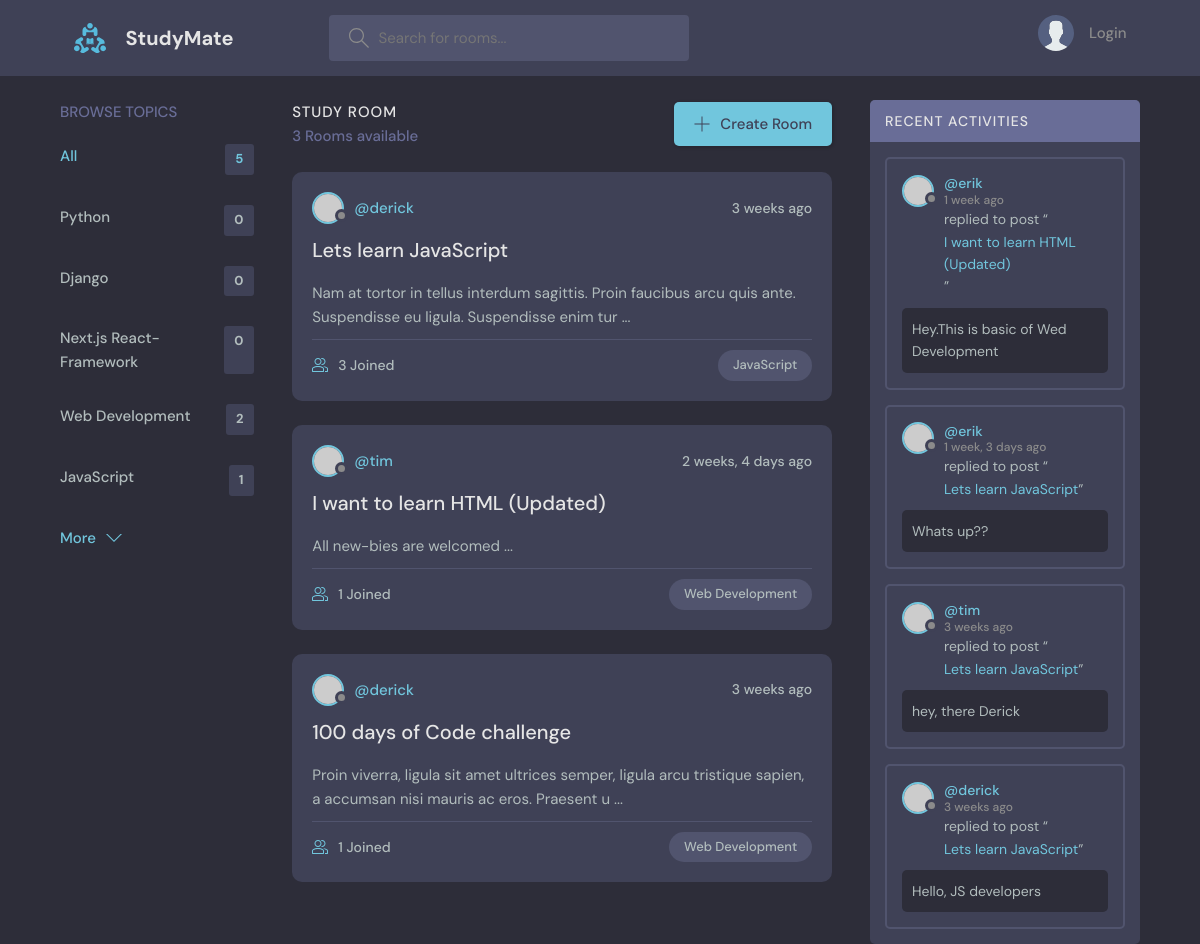
The app's page /, older data.
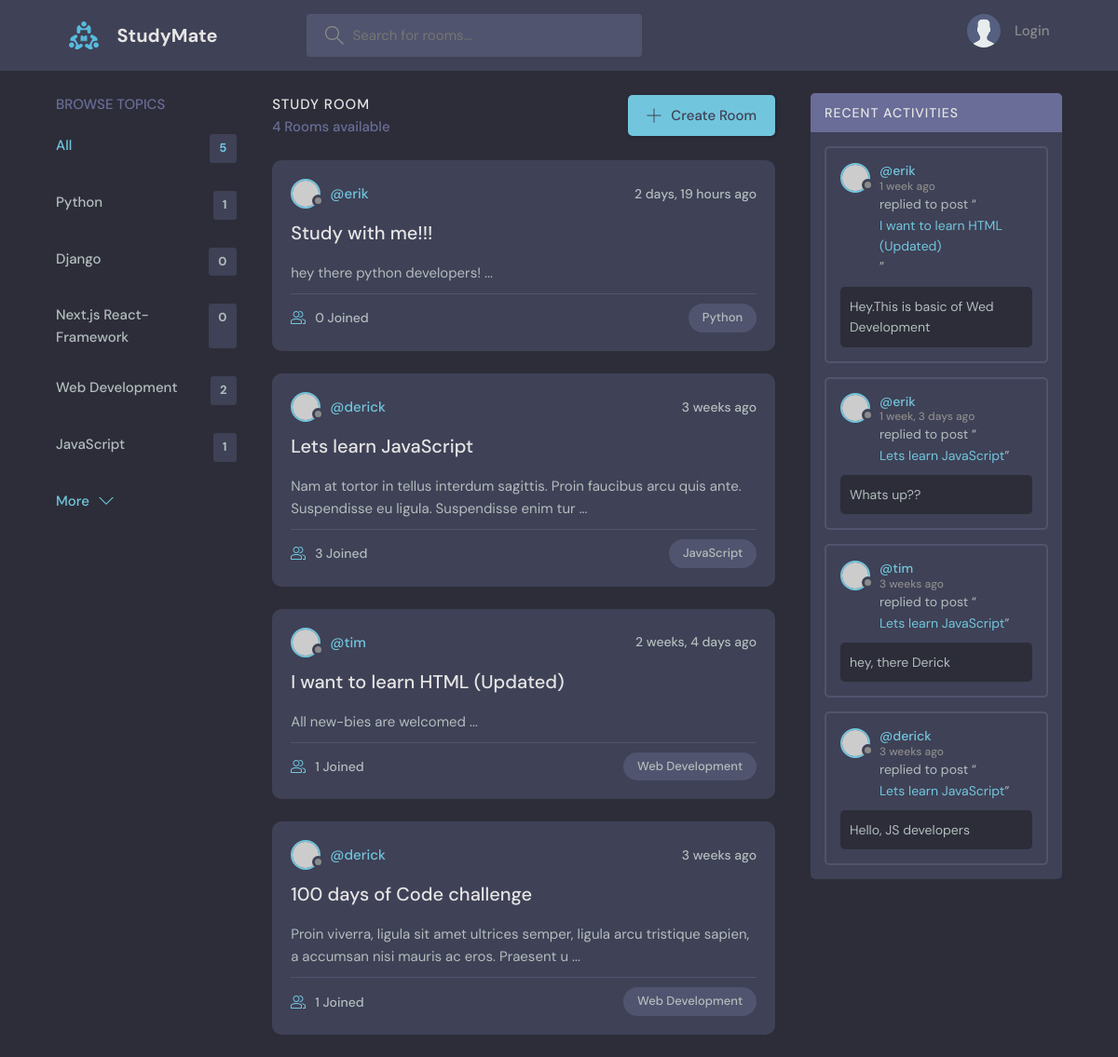
The same page, newer data.
### base/models.py (models this page shows, shortened)
class Topic(models.Model):
    name = models.CharField(max_length=200)
    def __str__(self):
        return self.name

class Room(models.Model):
    host = models.ForeignKey(User, on_delete=models.SET_NULL, null=True) # database table relationship
    topic=  models.ForeignKey(Topic, on_delete=models.SET_NULL, null=True)
    name = models.CharField(max_length=200)
    description = models.TextField(null=True, blank=True)
    participants = models.ManyToManyField(User, related_name='participants',blank=True)  # many to many relationship.
    updated = models.DateTimeField(auto_now=True) #updates each time an item is updated
    created = models.DateTimeField(auto_now_add=True) #runs ONLY once when an item is created in DB
    class Meta:
        ordering = ['-updated', '-created'] # '-' enables order by descending order(new first)
    def __str__(self):
        return self.name
    def desc(self):
        return self.description[0:120]  # get first 50 characters of the description attribute

class Message(models.Model):
    user = models.ForeignKey(User, on_delete=models.CASCADE) # database table relationship
    room = models.ForeignKey(Room, on_delete=models.CASCADE)
    body = models.TextField()
    updated = models.DateTimeField(auto_now=True)
    created = models.DateTimeField(auto_now_add=True)
    class Meta:
        ordering = ['-updated', '-created'] # '-' enables order by descending order(new first)

### base/views.py (the view)
# urls.py: path('', views.home, name='home'),
def home(request):
    q = request.GET.get('q') if request.GET.get('q') != None else '' # query value from the url after selecting a topic(Browse Topics)
    rooms = Room.objects.filter(Q(topic__name__icontains=q) | Q(name__icontains=q) | Q(description__icontains=q)) #filter upwards from topic attribute to Topic Model. topic name atleast contains whats in the query
    topics = Topic.objects.all()
    rooms_count = rooms.count() #gets length of a queryset also you can use>> len(rooms) basic python
    room_messages = Message.objects.filter(Q(room__topic__name__icontains=q))  # Recent activity  section >> filter all messages according to topic name
    context = {'rooms': rooms, 'topics': topics, 'rooms_count':rooms_count, 'room_messages':room_messages}
    return render(request, 'base/home.html', context)

### base/templates/base/home.html (shortened to what this page needs)
{% extends 'main.html' %} {% block content %}
<main class="layout layout--3">
  <div class="container">
    {% include 'base/topics_component.html' %}
    <div class="roomList">
      <div class="roomList__header">
        <div>
          <h2>Study Room</h2>
          <p>{{rooms_count}} Rooms available</p>
        </div>
        <a class="btn btn--main" href="{% url 'create-room' %}">
          <svg
            version="1.1"
            xmlns="http://www.w3.org/2000/svg"
            width="32"
            height="32"
            viewBox="0 0 32 32"
          >
            <title>add</title>
            <path
              d="M16.943 0.943h-1.885v14.115h-14.115v1.885h14.115v14.115h1.885v-14.115h14.115v-1.885h-14.115v-14.115z"
            ></path>
          </svg>
          Create Room
        </a>
      </div>
      {% include 'base/feed_component.html' %}
    </div>
    {% include 'base/activity_component.html' %}
  </div>
</main>
{% endblock content %}

### base/templates/base/topics_component.html
<div class="topics">
  <div class="topics__header">
    <h2>Browse Topics</h2>
  </div>
  <ul class="topics__list">
    <li>
      <a href="{% url 'home' %}" class="active">All <span>{{topics.count}}</span></a>
    </li>
    {% for topic in topics %}
    <li>
      <a href="{% url 'home' %}?q={{topic.name}}">{{topic.name}}<span>{{topic.room_set.all.count}}</span></a>
    </li>
    {% endfor %}
  </ul>
  <a class="btn btn--link" href="topics.html">
    More
    <svg
      version="1.1"
      xmlns="http://www.w3.org/2000/svg"
      width="32"
      height="32"
      viewBox="0 0 32 32"
    >
      <title>chevron-down</title>
      <path d="M16 21l-13-13h-3l16 16 16-16h-3l-13 13z"></path>
    </svg>
  </a>
</div>

### base/templates/base/feed_component.html (shortened to what this page needs)
{% for room in rooms %}
<div class="roomListRoom">
  <div class="roomListRoom__header">
    <a
      href="{% url 'user-profile' room.host.id %}"
      class="roomListRoom__author"
    >
      <div class="avatar avatar--small">
        <img src="https://randomuser.me/api/portraits/women/11.jpg" />
      </div>
      <span>@{{room.host.username}}</span>
    </a>
    <div class="roomListRoom__actions">
      <span>{{room.created|timesince}} ago</span>
    </div>
  </div>
  <div class="roomListRoom__content">
    <a href="{% url 'room' room.id %}">{{room.name}}</a>
    <p>{{room.desc}} ...</p>
  </div>
  <div class="roomListRoom__meta">
    <a href="{% url 'room' room.id %}" class="roomListRoom__joined">
      {{room.participants.count}} Joined
    </a>
    <p class="roomListRoom__topic">{{room.topic}}</p>
  </div>
</div>
{% endfor %}

### base/templates/base/activity_component.html (shortened to what this page needs)
<div class="activities">
  <div class="activities__header">
    <h2>Recent Activities</h2>
  </div>
  {% for message in room_messages %}
  <div class="activities__box">
    <div class="activities__boxHeader roomListRoom__header">
      <a
        href="{% url 'user-profile' message.user.id %}"
        class="roomListRoom__author"
      >
        <div class="avatar avatar--small">
          <img src="https://randomuser.me/api/portraits/women/11.jpg" />
        </div>
        <p>
          @{{message.user.username}}
          <span>{{message.created|timesince}} ago</span>
        </p>
      </a>
    </div>
    <div class="activities__boxContent">
      <p>replied to post “<a href="{% url 'room' message.room.id %}">{{message.room}}</a>”</p>
      <div class="activities__boxRoomContent">{{message.body}}</div>
    </div>
  </div>
  {% endfor %}
</div>

Row changes from the older to the newer data that the page shows:
computed for Topic "Python": room_set.all.count "0" → "1"
added Room: host.username "erik", created "2 days, 19 hours", name "Study with me!!!", desc "hey there python developers!", participants.count "0", topic "Python"
Text that changed along with them:
{{ rooms_count }}: "3" → "4"
